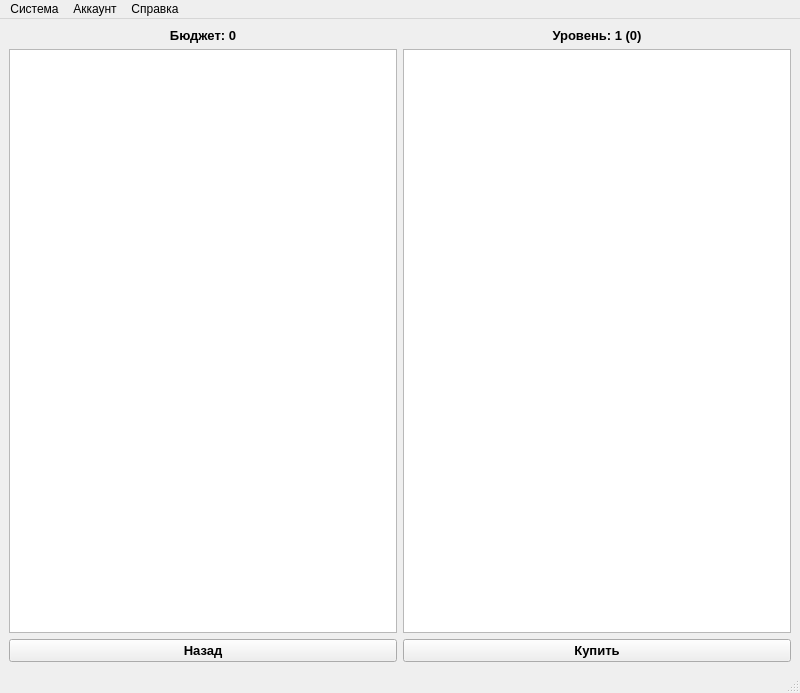
<?xml version="1.0" encoding="UTF-8"?>
<ui version="4.0">
 <class>MainWindow</class>
 <widget class="QMainWindow" name="MainWindow">
  <property name="geometry">
   <rect>
    <x>0</x>
    <y>0</y>
    <width>800</width>
    <height>693</height>
   </rect>
  </property>
  <property name="minimumSize">
   <size>
    <width>800</width>
    <height>600</height>
   </size>
  </property>
  <property name="windowTitle">
   <string>Магазин технологий</string>
  </property>
  <widget class="QWidget" name="centralwidget">
   <layout class="QGridLayout" name="gridLayout_2">
    <item row="0" column="0">
     <layout class="QGridLayout" name="gridLayout">
      <item row="2" column="0">
       <widget class="QPushButton" name="backPushButton">
        <property name="font">
         <font>
          <pointsize>10</pointsize>
          <weight>75</weight>
          <bold>true</bold>
         </font>
        </property>
        <property name="text">
         <string>Назад</string>
        </property>
       </widget>
      </item>
      <item row="1" column="0">
       <widget class="QListWidget" name="availabilityListWidget"/>
      </item>
      <item row="1" column="1">
       <widget class="QListWidget" name="shopListWidget"/>
      </item>
      <item row="2" column="1">
       <widget class="QPushButton" name="buyPushButton">
        <property name="font">
         <font>
          <pointsize>10</pointsize>
          <weight>75</weight>
          <bold>true</bold>
         </font>
        </property>
        <property name="text">
         <string>Купить</string>
        </property>
       </widget>
      </item>
      <item row="0" column="0">
       <widget class="QLabel" name="budgetLabel">
        <property name="font">
         <font>
          <pointsize>10</pointsize>
          <weight>75</weight>
          <bold>true</bold>
         </font>
        </property>
        <property name="text">
         <string>Бюджет: 0</string>
        </property>
        <property name="alignment">
         <set>Qt::AlignCenter</set>
        </property>
       </widget>
      </item>
      <item row="0" column="1">
       <widget class="QLabel" name="levelLabel">
        <property name="font">
         <font>
          <pointsize>10</pointsize>
          <weight>75</weight>
          <bold>true</bold>
         </font>
        </property>
        <property name="text">
         <string>Уровень: 1 (0)</string>
        </property>
        <property name="alignment">
         <set>Qt::AlignCenter</set>
        </property>
       </widget>
      </item>
     </layout>
    </item>
   </layout>
  </widget>
  <widget class="QMenuBar" name="menubar">
   <property name="geometry">
    <rect>
     <x>0</x>
     <y>0</y>
     <width>800</width>
     <height>21</height>
    </rect>
   </property>
   <widget class="QMenu" name="menu">
    <property name="title">
     <string>Система</string>
    </property>
    <addaction name="settingsAppAction"/>
    <addaction name="backAction"/>
    <addaction name="exitAction"/>
   </widget>
   <widget class="QMenu" name="menu_2">
    <property name="title">
     <string>Аккаунт</string>
    </property>
    <addaction name="aboutAccountAction"/>
   </widget>
   <widget class="QMenu" name="menu_3">
    <property name="title">
     <string>Справка</string>
    </property>
    <addaction name="aboutAppAction"/>
   </widget>
   <addaction name="menu"/>
   <addaction name="menu_2"/>
   <addaction name="menu_3"/>
  </widget>
  <widget class="QStatusBar" name="statusbar"/>
  <action name="aboutAppAction">
   <property name="text">
    <string>О программе</string>
   </property>
  </action>
  <action name="aboutAccountAction">
   <property name="text">
    <string>Информация об аккаунте</string>
   </property>
  </action>
  <action name="backAction">
   <property name="text">
    <string>Назад</string>
   </property>
  </action>
  <action name="exitAction">
   <property name="text">
    <string>Закрыть приложение</string>
   </property>
  </action>
  <action name="settingsAppAction">
   <property name="text">
    <string>Настройка</string>
   </property>
  </action>
 </widget>
 <resources/>
 <connections/>
</ui>
